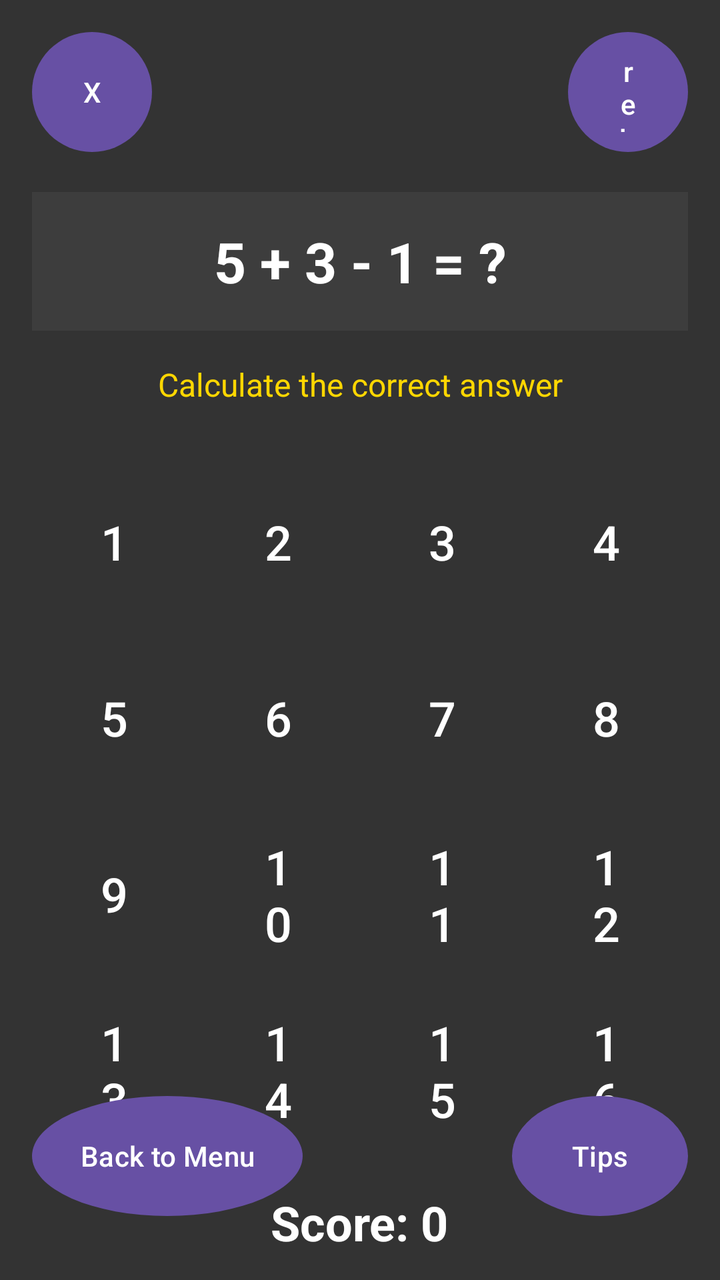
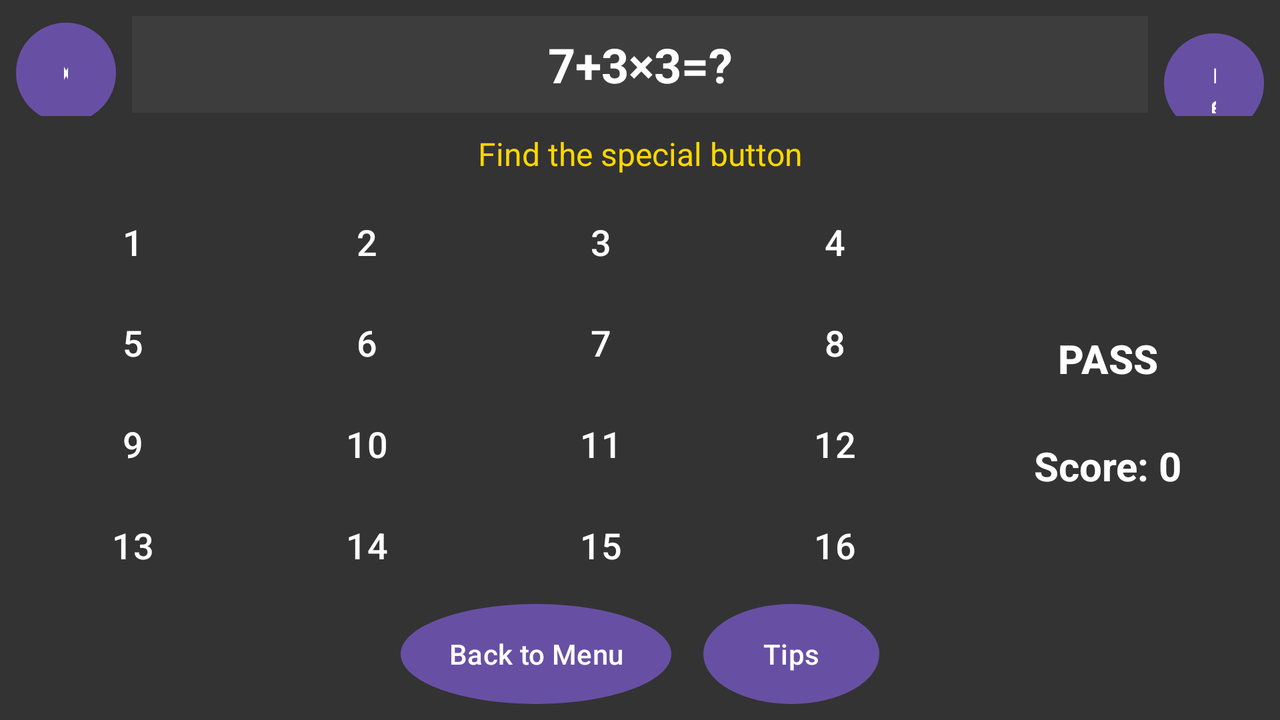

Compare how this app lays out the same screen by default and in its alternative resource folder. The renders come first, then the two layout files and the values they reference.
<!-- AndroidManifest.xml: application theme Theme.MobileGroupProject -->
<!-- res/layout/activity_math_game3.xml -->
<?xml version="1.0" encoding="utf-8"?>

<RelativeLayout xmlns:android="http://schemas.android.com/apk/res/android"
    xmlns:tools="http://schemas.android.com/tools"
    android:layout_width="match_parent"
    android:layout_height="match_parent"
    android:background="#333333"
    android:padding="16dp"
    tools:context=".games.MathGame3Activity">

    
    <Button
        android:id="@+id/close_button"
        android:layout_width="60dp"
        android:layout_height="60dp"
        android:text="X"
        android:textColor="#FFFFFF"
        android:background="@drawable/purple_button"
        android:layout_alignParentStart="true"
        android:layout_alignParentTop="true"/>

    
    <Button
        android:id="@+id/retry_button"
        android:layout_width="60dp"
        android:layout_height="60dp"
        android:text="retry"
        android:textColor="#FFFFFF"
        android:background="@drawable/purple_button"
        android:layout_alignParentEnd="true"
        android:layout_alignParentTop="true"/>

    
    <TextView
        android:id="@+id/tvFormula"
        android:layout_width="match_parent"
        android:layout_height="wrap_content"
        android:layout_below="@id/close_button"
        android:layout_marginTop="20dp"
        android:background="#3D3D3D"
        android:gravity="center"
        android:padding="16dp"
        android:text="5 + 3 - 1 = ?"
        android:textColor="#FFFFFF"
        android:textSize="28sp"
        android:textStyle="bold" />

    
    <TextView
        android:id="@+id/tvInstruction"
        android:layout_width="match_parent"
        android:layout_height="wrap_content"
        android:layout_below="@id/tvFormula"
        android:layout_marginTop="8dp"
        android:gravity="center"
        android:padding="8dp"
        android:text="Calculate the correct answer"
        android:textColor="#FFD700"
        android:textSize="16sp" />

    
    <GridLayout
        android:id="@+id/gridNumbers"
        android:layout_width="match_parent"
        android:layout_height="wrap_content"
        android:layout_below="@id/tvInstruction"
        android:layout_marginTop="16dp"
        android:columnCount="4"
        android:rowCount="4">

        
        <Button
            android:id="@+id/btn1"
            android:layout_width="0dp"
            android:layout_height="80dp"
            android:layout_rowWeight="1"
            android:layout_columnWeight="1"
            android:layout_margin="4dp"
            android:background="@drawable/round_button"
            android:text="1"
            android:textColor="#FFFFFF"
            android:textSize="24sp" />

        <Button
            android:id="@+id/btn2"
            android:layout_width="0dp"
            android:layout_height="80dp"
            android:layout_rowWeight="1"
            android:layout_columnWeight="1"
            android:layout_margin="4dp"
            android:background="@drawable/round_button"
            android:text="2"
            android:textColor="#FFFFFF"
            android:textSize="24sp" />

        <Button
            android:id="@+id/btn3"
            android:layout_width="0dp"
            android:layout_height="80dp"
            android:layout_rowWeight="1"
            android:layout_columnWeight="1"
            android:layout_margin="4dp"
            android:background="@drawable/round_button"
            android:text="3"
            android:textColor="#FFFFFF"
            android:textSize="24sp" />

        <Button
            android:id="@+id/btn4"
            android:layout_width="0dp"
            android:layout_height="80dp"
            android:layout_rowWeight="1"
            android:layout_columnWeight="1"
            android:layout_margin="4dp"
            android:background="@drawable/round_button"
            android:text="4"
            android:textColor="#FFFFFF"
            android:textSize="24sp" />

        
        <Button
            android:id="@+id/btn5"
            android:layout_width="0dp"
            android:layout_height="80dp"
            android:layout_rowWeight="1"
            android:layout_columnWeight="1"
            android:layout_margin="4dp"
            android:background="@drawable/round_button"
            android:text="5"
            android:textColor="#FFFFFF"
            android:textSize="24sp" />

        <Button
            android:id="@+id/btn6"
            android:layout_width="0dp"
            android:layout_height="80dp"
            android:layout_rowWeight="1"
            android:layout_columnWeight="1"
            android:layout_margin="4dp"
            android:background="@drawable/round_button"
            android:text="6"
            android:textColor="#FFFFFF"
            android:textSize="24sp" />

        <Button
            android:id="@+id/btn7"
            android:layout_width="0dp"
            android:layout_height="80dp"
            android:layout_rowWeight="1"
            android:layout_columnWeight="1"
            android:layout_margin="4dp"
            android:background="@drawable/round_button"
            android:text="7"
            android:textColor="#FFFFFF"
            android:textSize="24sp" />

        <Button
            android:id="@+id/btn8"
            android:layout_width="0dp"
            android:layout_height="80dp"
            android:layout_rowWeight="1"
            android:layout_columnWeight="1"
            android:layout_margin="4dp"
            android:background="@drawable/round_button"
            android:text="8"
            android:textColor="#FFFFFF"
            android:textSize="24sp" />

        
        <Button
            android:id="@+id/btn9"
            android:layout_width="0dp"
            android:layout_height="80dp"
            android:layout_rowWeight="1"
            android:layout_columnWeight="1"
            android:layout_margin="4dp"
            android:background="@drawable/round_button"
            android:text="9"
            android:textColor="#FFFFFF"
            android:textSize="24sp" />

        <Button
            android:id="@+id/btn10"
            android:layout_width="0dp"
            android:layout_height="80dp"
            android:layout_rowWeight="1"
            android:layout_columnWeight="1"
            android:layout_margin="4dp"
            android:background="@drawable/round_button"
            android:text="10"
            android:textColor="#FFFFFF"
            android:textSize="24sp" />

        <Button
            android:id="@+id/btn11"
            android:layout_width="0dp"
            android:layout_height="80dp"
            android:layout_rowWeight="1"
            android:layout_columnWeight="1"
            android:layout_margin="4dp"
            android:background="@drawable/round_button"
            android:text="11"
            android:textColor="#FFFFFF"
            android:textSize="24sp" />

        <Button
            android:id="@+id/btn12"
            android:layout_width="0dp"
            android:layout_height="80dp"
            android:layout_rowWeight="1"
            android:layout_columnWeight="1"
            android:layout_margin="4dp"
            android:background="@drawable/round_button"
            android:text="12"
            android:textColor="#FFFFFF"
            android:textSize="24sp" />

        
        <Button
            android:id="@+id/btn13"
            android:layout_width="0dp"
            android:layout_height="80dp"
            android:layout_rowWeight="1"
            android:layout_columnWeight="1"
            android:layout_margin="4dp"
            android:background="@drawable/round_button"
            android:text="13"
            android:textColor="#FFFFFF"
            android:textSize="24sp" />

        <Button
            android:id="@+id/btn14"
            android:layout_width="0dp"
            android:layout_height="80dp"
            android:layout_rowWeight="1"
            android:layout_columnWeight="1"
            android:layout_margin="4dp"
            android:background="@drawable/round_button"
            android:text="14"
            android:textColor="#FFFFFF"
            android:textSize="24sp" />

        <Button
            android:id="@+id/btn15"
            android:layout_width="0dp"
            android:layout_height="80dp"
            android:layout_rowWeight="1"
            android:layout_columnWeight="1"
            android:layout_margin="4dp"
            android:background="@drawable/round_button"
            android:text="15"
            android:textColor="#FFFFFF"
            android:textSize="24sp" />

        <Button
            android:id="@+id/btn16"
            android:layout_width="0dp"
            android:layout_height="80dp"
            android:layout_rowWeight="1"
            android:layout_columnWeight="1"
            android:layout_margin="4dp"
            android:background="@drawable/round_button"
            android:text="16"
            android:textColor="#FFFFFF"
            android:textSize="24sp" />
    </GridLayout>

    
    <Button
        android:id="@+id/passButton"
        android:layout_width="wrap_content"
        android:layout_height="60dp"
        android:layout_centerHorizontal="true"
        android:layout_below="@id/gridNumbers"
        android:layout_marginTop="16dp"
        android:background="@drawable/real_button"
        android:text="PASS"
        android:textColor="#FFFFFF"
        android:textSize="20sp"
        android:textStyle="bold"
        android:visibility="gone" />

    
    <TextView
        android:id="@+id/tvScore"
        android:layout_width="wrap_content"
        android:layout_height="wrap_content"
        android:layout_below="@id/passButton"
        android:layout_centerHorizontal="true"
        android:layout_marginTop="16dp"
        android:text="Score: 0"
        android:textColor="#FFFFFF"
        android:textSize="24sp"
        android:textStyle="bold" />

    
    <Button
        android:id="@+id/btnBack"
        android:layout_width="wrap_content"
        android:layout_height="60dp"
        android:layout_alignParentBottom="true"
        android:layout_alignParentStart="true"
        android:layout_marginBottom="16dp"
        android:background="@drawable/purple_button"
        android:text="Back to Menu"
        android:textColor="#FFFFFF" />

    
    <Button
        android:id="@+id/tips_button"
        android:layout_width="wrap_content"
        android:layout_height="60dp"
        android:layout_alignParentBottom="true"
        android:layout_alignParentEnd="true"
        android:layout_marginBottom="16dp"
        android:background="@drawable/purple_button"
        android:text="Tips"
        android:textColor="#FFFFFF" />

</RelativeLayout>
<!-- resources referenced by this layout -->
<resources>
  <!-- drawable purple_button (drawable) -->
  <?xml version="1.0" encoding="utf-8"?>
  
  <shape xmlns:android="http://schemas.android.com/apk/res/android"
      android:shape="oval">
      <solid android:color="#673AB7" />
  </shape>
  <style name="Theme.MobileGroupProject" parent="Base.Theme.MobileGroupProject" />
  <style name="Base.Theme.MobileGroupProject" parent="Theme.Material3.DayNight.NoActionBar">
          
          
      </style>
</resources>
<!-- res/layout-land/activity_math_game3.xml (the repository's variant of the layout above) -->
<!-- drawn on the phone turned sideways -->
<?xml version="1.0" encoding="utf-8"?>
<RelativeLayout xmlns:android="http://schemas.android.com/apk/res/android"
    xmlns:tools="http://schemas.android.com/tools"
    android:layout_width="match_parent"
    android:layout_height="match_parent"
    android:background="#333333"
    android:padding="8dp"
    tools:context=".games.MathGame3Activity">

    
    <LinearLayout
        android:id="@+id/topButtonsRow"
        android:layout_width="match_parent"
        android:layout_height="wrap_content"
        android:orientation="horizontal">

        
        <Button
            android:id="@+id/close_button"
            android:layout_width="50dp"
            android:layout_height="50dp"
            android:text="X"
            android:textColor="#FFFFFF"
            android:background="@drawable/purple_button"/>

        
        <TextView
            android:id="@+id/tvFormula"
            android:layout_width="0dp"
            android:layout_height="wrap_content"
            android:layout_weight="1"
            android:layout_marginStart="8dp"
            android:layout_marginEnd="8dp"
            android:background="#3D3D3D"
            android:gravity="center"
            android:padding="8dp"
            android:text="7+3×3=?"
            android:textColor="#FFFFFF"
            android:textSize="24sp"
            android:textStyle="bold" />

        
        <Button
            android:id="@+id/retry_button"
            android:layout_width="50dp"
            android:layout_height="50dp"
            android:text="retry"
            android:textColor="#FFFFFF"
            android:background="@drawable/purple_button"/>
    </LinearLayout>

    
    <TextView
        android:id="@+id/tvInstruction"
        android:layout_width="match_parent"
        android:layout_height="wrap_content"
        android:layout_below="@id/topButtonsRow"
        android:layout_marginTop="4dp"
        android:gravity="center"
        android:padding="4dp"
        android:text="Find the special button"
        android:textColor="#FFD700"
        android:textSize="16sp" />

    
    <LinearLayout
        android:layout_width="match_parent"
        android:layout_height="match_parent"
        android:layout_below="@id/tvInstruction"
        android:layout_above="@id/bottomButtonsRow"
        android:layout_marginTop="4dp"
        android:layout_marginBottom="4dp"
        android:orientation="horizontal">

        
        <GridLayout
            android:id="@+id/gridNumbers"
            android:layout_width="0dp"
            android:layout_height="match_parent"
            android:layout_weight="3"
            android:columnCount="4"
            android:rowCount="4">

            
            <Button
                android:id="@+id/btn1"
                android:layout_width="0dp"
                android:layout_height="0dp"
                android:layout_rowWeight="1"
                android:layout_columnWeight="1"
                android:layout_margin="2dp"
                android:background="@drawable/round_button"
                android:text="1"
                android:textColor="#FFFFFF"
                android:textSize="18sp" />

            <Button
                android:id="@+id/btn2"
                android:layout_width="0dp"
                android:layout_height="0dp"
                android:layout_rowWeight="1"
                android:layout_columnWeight="1"
                android:layout_margin="2dp"
                android:background="@drawable/round_button"
                android:text="2"
                android:textColor="#FFFFFF"
                android:textSize="18sp" />

            <Button
                android:id="@+id/btn3"
                android:layout_width="0dp"
                android:layout_height="0dp"
                android:layout_rowWeight="1"
                android:layout_columnWeight="1"
                android:layout_margin="2dp"
                android:background="@drawable/round_button"
                android:text="3"
                android:textColor="#FFFFFF"
                android:textSize="18sp" />

            <Button
                android:id="@+id/btn4"
                android:layout_width="0dp"
                android:layout_height="0dp"
                android:layout_rowWeight="1"
                android:layout_columnWeight="1"
                android:layout_margin="2dp"
                android:background="@drawable/round_button"
                android:text="4"
                android:textColor="#FFFFFF"
                android:textSize="18sp" />

            
            <Button
                android:id="@+id/btn5"
                android:layout_width="0dp"
                android:layout_height="0dp"
                android:layout_rowWeight="1"
                android:layout_columnWeight="1"
                android:layout_margin="2dp"
                android:background="@drawable/round_button"
                android:text="5"
                android:textColor="#FFFFFF"
                android:textSize="18sp" />

            <Button
                android:id="@+id/btn6"
                android:layout_width="0dp"
                android:layout_height="0dp"
                android:layout_rowWeight="1"
                android:layout_columnWeight="1"
                android:layout_margin="2dp"
                android:background="@drawable/round_button"
                android:text="6"
                android:textColor="#FFFFFF"
                android:textSize="18sp" />

            <Button
                android:id="@+id/btn7"
                android:layout_width="0dp"
                android:layout_height="0dp"
                android:layout_rowWeight="1"
                android:layout_columnWeight="1"
                android:layout_margin="2dp"
                android:background="@drawable/round_button"
                android:text="7"
                android:textColor="#FFFFFF"
                android:textSize="18sp" />

            <Button
                android:id="@+id/btn8"
                android:layout_width="0dp"
                android:layout_height="0dp"
                android:layout_rowWeight="1"
                android:layout_columnWeight="1"
                android:layout_margin="2dp"
                android:background="@drawable/round_button"
                android:text="8"
                android:textColor="#FFFFFF"
                android:textSize="18sp" />

            
            <Button
                android:id="@+id/btn9"
                android:layout_width="0dp"
                android:layout_height="0dp"
                android:layout_rowWeight="1"
                android:layout_columnWeight="1"
                android:layout_margin="2dp"
                android:background="@drawable/round_button"
                android:text="9"
                android:textColor="#FFFFFF"
                android:textSize="18sp" />

            <Button
                android:id="@+id/btn10"
                android:layout_width="0dp"
                android:layout_height="0dp"
                android:layout_rowWeight="1"
                android:layout_columnWeight="1"
                android:layout_margin="2dp"
                android:background="@drawable/round_button"
                android:text="10"
                android:textColor="#FFFFFF"
                android:textSize="18sp" />

            <Button
                android:id="@+id/btn11"
                android:layout_width="0dp"
                android:layout_height="0dp"
                android:layout_rowWeight="1"
                android:layout_columnWeight="1"
                android:layout_margin="2dp"
                android:background="@drawable/round_button"
                android:text="11"
                android:textColor="#FFFFFF"
                android:textSize="18sp" />

            <Button
                android:id="@+id/btn12"
                android:layout_width="0dp"
                android:layout_height="0dp"
                android:layout_rowWeight="1"
                android:layout_columnWeight="1"
                android:layout_margin="2dp"
                android:background="@drawable/round_button"
                android:text="12"
                android:textColor="#FFFFFF"
                android:textSize="18sp" />

            
            <Button
                android:id="@+id/btn13"
                android:layout_width="0dp"
                android:layout_height="0dp"
                android:layout_rowWeight="1"
                android:layout_columnWeight="1"
                android:layout_margin="2dp"
                android:background="@drawable/round_button"
                android:text="13"
                android:textColor="#FFFFFF"
                android:textSize="18sp" />

            <Button
                android:id="@+id/btn14"
                android:layout_width="0dp"
                android:layout_height="0dp"
                android:layout_rowWeight="1"
                android:layout_columnWeight="1"
                android:layout_margin="2dp"
                android:background="@drawable/round_button"
                android:text="14"
                android:textColor="#FFFFFF"
                android:textSize="18sp" />

            <Button
                android:id="@+id/btn15"
                android:layout_width="0dp"
                android:layout_height="0dp"
                android:layout_rowWeight="1"
                android:layout_columnWeight="1"
                android:layout_margin="2dp"
                android:background="@drawable/round_button"
                android:text="15"
                android:textColor="#FFFFFF"
                android:textSize="18sp" />

            <Button
                android:id="@+id/btn16"
                android:layout_width="0dp"
                android:layout_height="0dp"
                android:layout_rowWeight="1"
                android:layout_columnWeight="1"
                android:layout_margin="2dp"
                android:background="@drawable/round_button"
                android:text="16"
                android:textColor="#FFFFFF"
                android:textSize="18sp" />

        </GridLayout>

        
        <LinearLayout
            android:layout_width="0dp"
            android:layout_height="match_parent"
            android:layout_weight="1"
            android:orientation="vertical"
            android:gravity="center">

            
            <Button
                android:id="@+id/passButton"
                android:layout_width="match_parent"
                android:layout_height="wrap_content"
                android:layout_margin="8dp"
                android:background="@drawable/real_button"
                android:text="PASS"
                android:textColor="#FFFFFF"
                android:textSize="20sp"
                android:textStyle="bold" />

            
            <TextView
                android:id="@+id/tvScore"
                android:layout_width="wrap_content"
                android:layout_height="wrap_content"
                android:layout_marginTop="8dp"
                android:text="Score: 0"
                android:textColor="#FFFFFF"
                android:textSize="20sp"
                android:textStyle="bold" />
        </LinearLayout>
    </LinearLayout>

    
    <LinearLayout
        android:id="@+id/bottomButtonsRow"
        android:layout_width="match_parent"
        android:layout_height="wrap_content"
        android:layout_alignParentBottom="true"
        android:orientation="horizontal"
        android:gravity="center">

        
        <Button
            android:id="@+id/btnBack"
            android:layout_width="wrap_content"
            android:layout_height="50dp"
            android:layout_marginEnd="8dp"
            android:background="@drawable/purple_button"
            android:text="Back to Menu"
            android:textColor="#FFFFFF" />

        
        <Button
            android:id="@+id/tips_button"
            android:layout_width="wrap_content"
            android:layout_height="50dp"
            android:layout_marginStart="8dp"
            android:background="@drawable/purple_button"
            android:text="Tips"
            android:textColor="#FFFFFF" />
    </LinearLayout>

</RelativeLayout>
